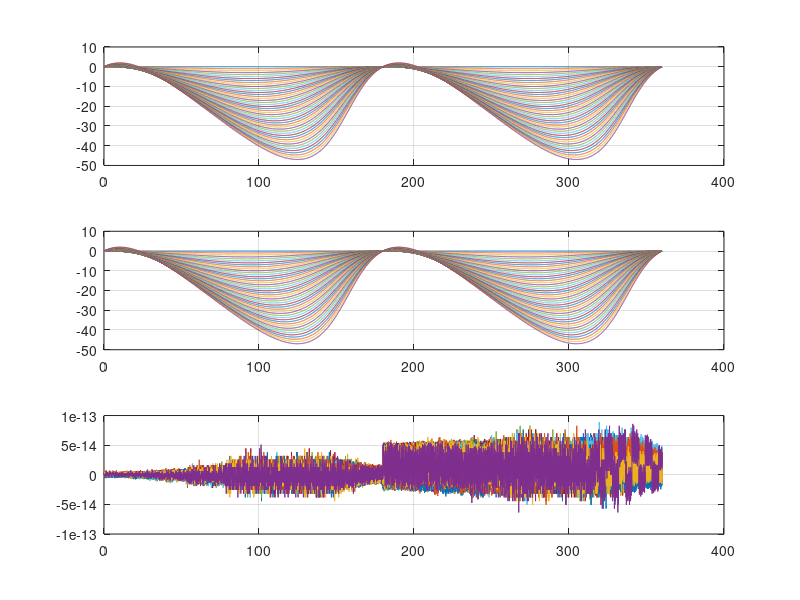

Write the MATLAB code that produced this figure. (Note: this script raises an error after producing the figure.)
clear
theta = linspace(0,2*pi,8192);

primer = 2;


x = linspace(0,-45,46)*pi/180;



Sin = zeros(length(x),length(theta));
Cos = Sin;
theta1 = Sin;
dodajSin = Sin;
dodajCos = Sin;
tempSin = ones(1,length(theta));

i1 = 1:length(x);
harmoniki = 1: 100;
PredErr = x'/2*ones(size(theta));




for i = 1: length(x)
    dodajSin(i,:) =sin(x(i)).*tempSin;
    dodajCos(i,:) =cos(x(i)).*tempSin;
    theta1(i,:) = theta;
end
if primer == 1
    Sin = dodajCos.*sin(theta1)+dodajSin.*cos(theta1);
    Cos = cos(theta1);
    for i = i1
        for n = harmoniki
            PredErr(i,:) = PredErr(i,:)+ ...
                (tan(x(i)/2)).^n/n.*sin(2*n*theta+(n)*pi/2+n*x(i));
        end
    end
elseif primer == 2
    Sin = sin(theta1);
    Cos = dodajCos.*cos(theta1)-dodajSin.*sin(theta1);

    for i = i1
        for n = harmoniki
            PredErr(i,:) = PredErr(i,:)+ ...
                (tan(x(i)/2)).^n/n.*sin(2*n*theta-(n)*pi/2+n*x(i));
        end
    end
end


kot = atan2(Sin,Cos);
clear Sin Cos primer i n
err = kot -theta1;
err(err<-pi) = err(err<-pi)+2*pi;
err(err> pi) = err(err> pi)-2*pi;



figure(1)
subplot(3,1,1)
plot(theta1'.*180/pi,err'.*180/pi)
grid on

subplot(3,1,2)
plot(theta1'.*180/pi,PredErr'.*180/pi)
grid on

subplot(3,1,3)
plot(theta1'.*180/pi,(PredErr'-err').*180/pi)
grid on
fftErr = mojfft(err);
fftPred = mojfft(PredErr);

%%
h2 = fftErr{1, 1}(i1,3);
h2(x<0) = -h2(x<0);
h4 = fftErr{1, 1}(i1,5);
h6 = fftErr{1, 1}(i1,7);
harmoniki1 = 2*harmoniki+1;
najvecjiErr = fftErr{1, 1}(end,harmoniki1);
